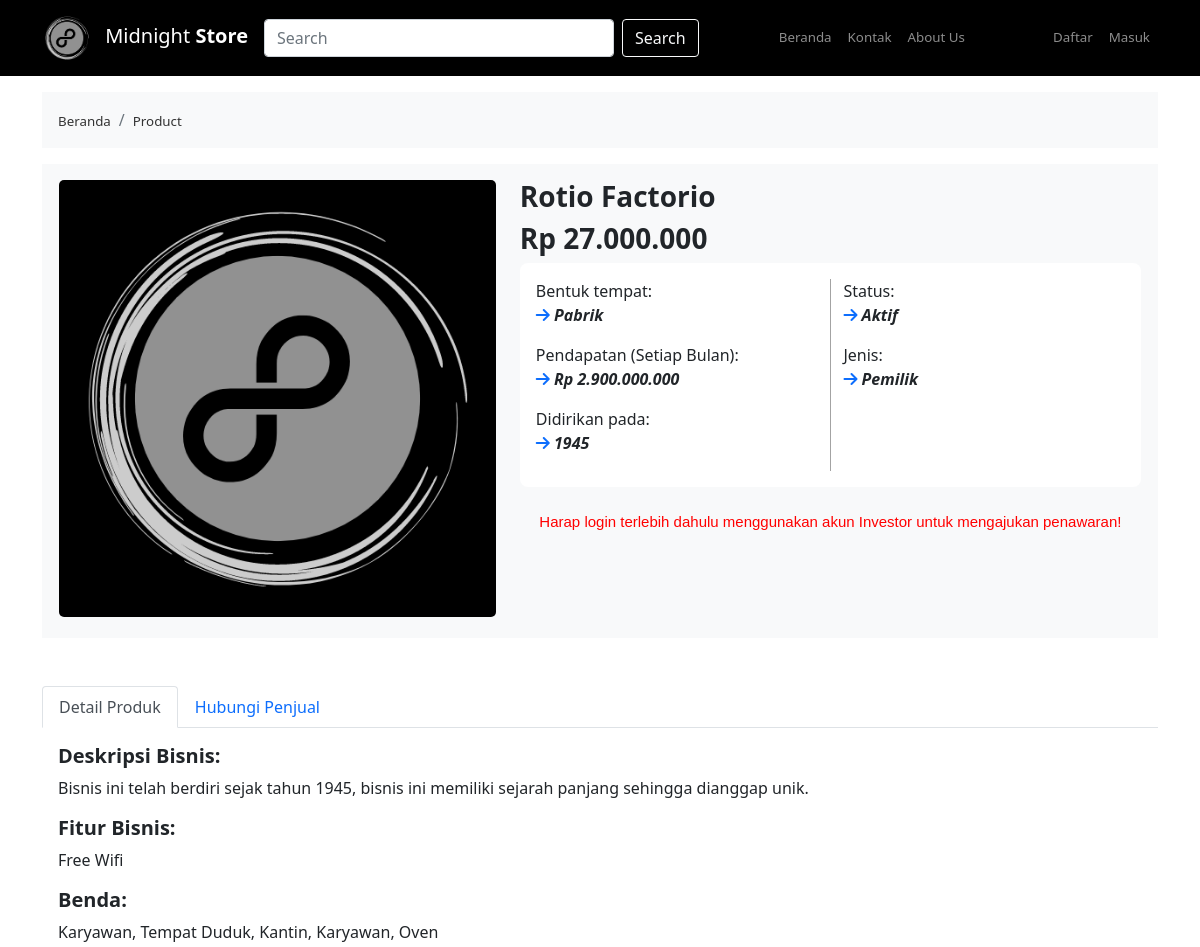
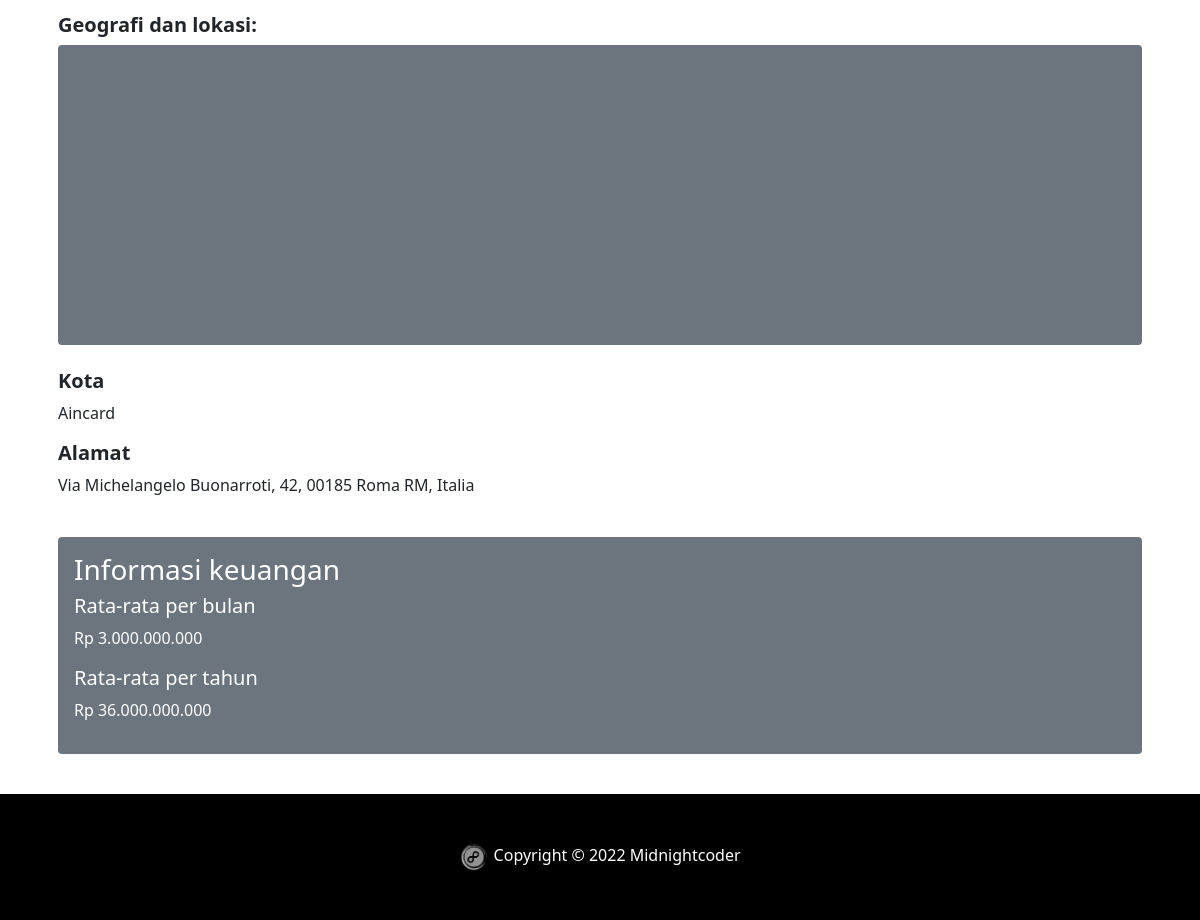
The page /product.php?id=4 on the database its author committed (2 pictures, top to bottom).
### tables this page shows
CREATE TABLE `bisnis` (
  `id` int(11) NOT NULL,
  `nama` varchar(60) NOT NULL,
  `deskripsi` text NOT NULL,
  `harga` int(11) NOT NULL,
  `bentuk` varchar(15) NOT NULL,
  `pendapatan` varchar(20) NOT NULL,
  `didirikan` year(4) NOT NULL,
  `status` varchar(10) NOT NULL,
  `jenis` varchar(15) NOT NULL,
  `fitur` text DEFAULT NULL,
  `benda` text DEFAULT NULL,
  `mapLat` float(10,6) DEFAULT NULL,
  `mapLng` float(10,6) DEFAULT NULL,
  `kota` varchar(15) NOT NULL,
  `alamat` text NOT NULL,
  `rataPerB` varchar(20) NOT NULL,
  `rataPerT` varchar(20) NOT NULL,
  `idPengusaha` int(255) NOT NULL
);

### product.php (the view, shortened to what this page needs)
<!doctype html>
<html lang="en">
<head>
  <link href="https://cdn.jsdelivr.net/npm/bootstrap@5.1.3/dist/css/bootstrap.min.css" rel="stylesheet"
>
  <link rel="stylesheet" type="text/css" href="product.css">
  <link rel="stylesheet" href="https://cdnjs.cloudflare.com/ajax/libs/font-awesome/6.2.1/css/all.min.css"
 />
</head>
<body>
  <?php
    include "connect.php";
  ?>
  <nav class="navbar navbar-expand-lg navbar-dark bg-black">
    <div class="container">
      <a class="navbar-brand" href="index.php">
        <img src="img/1.png" alt="" width="50" height="50" class="me-2">
        Midnight <strong>Store</strong>
      </a>
      <div class="collapse navbar-collapse" id="navbarNav">
        <form class="d-flex">
          <input class="form-control me-2" type="search" placeholder="Search" aria-label="Search">
          <button class="btn btn-outline-light" type="submit">Search</button>
        </form>
        <ul class="navbar-nav ms-auto">
          <li class="nav-item">
            <a class="nav-link" aria-current="page" href="index.php">Beranda</a>
          </li>
          <li class="nav-item">
            <a class="nav-link" href="https://wa.me/+628886964888">Kontak</a>
          </li>
          <li class="nav-item">
            <a class="nav-link" href="us.html">About Us</a>
          </li>
        </ul>
        <ul class="navbar-nav ms-auto">
        <?php
            if (isset($_SESSION['email']) && $_SESSION['email'] == TRUE) {
              $email = $_SESSION['email'];
              echo '
                      <li class="nav-item">
                        <img src="logined/userimg/user-' . $idPengguna . '.jpg" class="rounded-circle" onError="this.src = \'img/1.png\'" style="width:40px; height:40px">
                      </li>
                      <li class="nav-item">
                        <a href="logined/profile.php" class="nav-link">' . $email . '</a>
                      </li>
                      <li class="nav-item">
                        <a href="logout.php" class="nav-link" style="color: red;">Logout</a>
                      </li>
                      ';
            } else {
              echo "
                    <li class='nav-item'>
                      <a class='nav-link' href='register.php'> Daftar</a>
                    </li>
                    <li class='nav-item'>
                      <a class='nav-link' href='login.php'> Masuk</a>
                    </li>
                    ";
            }
        ?>
        </ul>
      </div>
    </div>
  </nav>
  <div class="container">
    <nav aria-label="breadcrumb" class="bg-light mt-3">
      <ol class="breadcrumb p-3">
        <li class="breadcrumb-item"><a href="index.php" class="text-decoration-none">Beranda</a></li>
        <li class="breadcrumb-item active"><a href="#" class="text-decoration-none">Product</a></li>
      </ol>
    </nav>
  </div>
  <?php
    $id = $_GET['id'];
    $sql = "SELECT * FROM bisnis WHERE id = $id";
    $hasil = mysqli_query($conn, $sql);
    $row = mysqli_fetch_assoc($hasil);
    $nama = $row['nama'];
    $deskripsi = $row['deskripsi'];
    $harga = $row['harga'];
    $bentuk = $row['bentuk'];
    $pendapatan = $row['pendapatan'];
    $didirikan = $row['didirikan'];
    $status = $row['status'];
    $jenisB = $row['jenis'];
    $fitur = $row['fitur'];
    $benda = $row['benda'];
    $mapLat = $row['mapLat'];
    $mapLng = $row['mapLng'];
    $kota = $row['kota'];
    $alamat = $row['alamat'];
    $rataPerB = $row['rataPerB'];
    $rataPerT = $row['rataPerT'];
  ?>
  <div class="container">
    <div class="row row-product bg-light">
      <div class="col-md-5 col-8">
        <figure class="figure">
          <div id="carouselExampleControls" class="carousel slide" data-bs-ride="carousel">
            <div class="carousel-inner">
              <div class="carousel-item active">
                <img src="img/1.png" class="w-100" style="border-radius: 5px; width: 450px;">
              </div>
            </div>
          </div>
        </figure>
      </div>
      <div class="col-md-7 col-12">
        <h3 class="h3-header"><?php echo $nama?></h3>
        <h3 class="h3-header">Rp <?php echo number_format($harga, 0, ',', '.');?></h3>
        <div class="bg-white p-3" style="border-radius: 8px;">
          <div class="row">
            <div class="col-6 ">
              <p>Bentuk tempat: <br> <span class="fw-bold fst-italic"><i
                    class="text-primary fa-solid fa-arrow-right"></i> <?php echo $bentuk?></span></p>
              <p>Pendapatan (Setiap Bulan): <br> <span class="fw-bold fst-italic"><i
                    class="text-primary fa-solid fa-arrow-right"></i> Rp <?php echo $pendapatan?></span>
              </p>
              <p>Didirikan pada: <br> <span class="fw-bold fst-italic"><i
                    class="text-primary fa-solid fa-arrow-right"></i> <?php echo $didirikan?></span></p>
            </div>
            <div class="col-6 " style="border-left: solid 1px rgb(163, 163, 163);">
              <p>Status: <br> <span class="fw-bold fst-italic"><i class="text-primary fa-solid fa-arrow-right"></i>
                  <?php echo $status?></span></p>
              <p>Jenis: <br> <span class="fw-bold fst-italic"><i class="text-primary fa-solid fa-arrow-right"></i>
                  <?php echo $jenisB?></span>
              </p>
            </div>
          </div>
        </div>
        <?php
        if (isset($_SESSION['email']) && $_SESSION['email'] == TRUE) {
          $jenis = $_SESSION['id_jenis'];
          if ($jenis == 2) {
        ?>
        <div class="mt-4">
          <button class="button" onclick="openPopup()"> Ajukan Penawaran!</button>
          <div class="container">
            <div class="popup-content" id="popup-content">
              <img src="img/1.png">
              <br>
              <br>
              <button class="bckBtn" onclick="closePopup()">
              </button>
              <h2>Tertarik dengan bisnis ini ?</h2>
              <p>Anda ingin mengajukan penawaran untuk bisnis ini ?</p>
              <h2>Harga Bisnis</h2>
              <h2>Rp <?php echo number_format($harga, 0, ',', '.')?></h2>
              <br>
              <br>
              <br>
              <form action="productFunction.php?id=<?php echo $id?>" method="POST">
                <div class="row">
                  <div class="col">
                    <h5>Harga Tawaran Anda</h5>
                    <div class="inputDiv">
                        <h5>Rp</h5>
                        <input required name="nominal" class="form-control ms-2 mb-4 w-100" type="text" placeholder="Nominal"
                       autocomplete="off">
                    </div>
                </div>
              </div>
              <hr>
                <div class="btnDiv">
                    <button type="submit" name="submit" id="submit" onclick="popupConf();" style="width: 100%;" class="buttonAjukan"> Ajukan</button>
                </div>
              </form>
              <script>
                function onlyNumberKey(evt) {
                  // Only ASCII character in that range allowed
                  var ASCIICode = (evt.which) ? evt.which : evt.keyCode
                  if (ASCIICode > 31 && (ASCIICode < 48 || ASCIICode > 57))
                    return false;
                  return true;
                }
                function popupConf() {
                  confirm("Anda yakin akan mengajukan penawaran ke bisnis ini?");
                }
              </script>
              <script>
                let popup = document.getElementById("popup-content");
                function openPopup() {
                  popup.classList.add("open-popup-content");
                }
                function closePopup() {
                  popup.classList.remove("open-popup-content");
                }
                var tanpa_rupiah = document.getElementById('tanpa-rupiah');
                  tanpa_rupiah.addEventListener('keyup', function(e)
                  {
                      tanpa_rupiah.value = formatRupiah(this.value);
                  });
                  function formatRupiah(angka, prefix)
                  {
                      var number_string = angka.replace(/[^,\d]/g, '').toString(),
                          split    = number_string.split(','),
                          sisa     = split[0].length % 3,
                          rupiah     = split[0].substr(0, sisa),
                          ribuan     = split[0].substr(sisa).match(/\d{3}/gi);
                      if (ribuan) {
                          separator = sisa ? '.' : '';
                          rupiah += separator + ribuan.join('.');
                      }
                      rupiah = split[1] != undefined ? rupiah + ',' + split[1] : rupiah;
                      return prefix == undefined ? rupiah : (rupiah ? 'Rp. ' + rupiah : '');
                  }
              </script>
            </div>
          </div>
        </div>
        <?php
          } else {
            echo "
            <div class='mt-4'>
              <p style='text-align: center; font-family: Arial; font-size: 15px; color: red;'>Harap login terlebih dahulu menggunakan akun Investor untuk mengajukan penawaran!</p>
            </div>
            ";
          }
        } else {
          echo "
          <div class='mt-4'>
            <p style='text-align: center; font-family: Arial; font-size: 15px; color: red;'>Harap login terlebih dahulu menggunakan akun Investor untuk mengajukan penawaran!</p>
          </div>
          ";
        }
        ?>
      </div>
    </div>
    <div class="row mt-5">
      <div class="col-12">
        <ul class="nav nav-tabs" id="myTab" role="tablist">
          <li class="nav-item" role="presentation">
            <button class="nav-link active" id="home-tab" data-bs-toggle="tab" data-bs-target="#home" type="button"
              role="tab" aria-controls="home" aria-selected="true">Detail Produk</button>
          </li>
          <li class="nav-item" role="presentation">
            <button class="nav-link" id="profile-tab" data-bs-toggle="tab" data-bs-target="#profile" type="button"
              role="tab" aria-controls="profile" aria-selected="false">Hubungi Penjual</button>
          </li>
        </ul>
        <div class="tab-content" id="myTabContent">
          <div class="tab-pane fade show active p-3" id="home" role="tabpanel" aria-labelledby="home-tab">
            <h5><strong>Deskripsi Bisnis:</strong></h5>
            <p><?php echo $deskripsi?></p>
            <h5> <strong> Fitur Bisnis:</strong></h5>
            <p> <?php echo $fitur?></p>
            <h5> <strong> Benda:</strong></h5>
            <p><?php echo $benda?></p>
            <?php
            if ($mapLat && $mapLng != NULL || $mapLat && $mapLng > 0) {
            ?>
            <h5> <strong> Geografi dan lokasi:</strong></h5>
            <div class="bg-secondary rounded">
              <div id="map"></div>
            </div>
            <br>
            <?php
            }
            ?>
            <h5><strong> Kota</strong></h5>
            <p> <?php echo $kota?> </p>
            <h5> <strong> Alamat</strong></h5>
            <p> <?php echo $alamat?> </p>
            <br>
            <div class="bg-secondary p-3 rounded" style="color: white;">
              <h3>Informasi keuangan</h3>
              <h5>Rata-rata per bulan</h5>
              <p> Rp <?php echo $rataPerB?></p>
              <h5>Rata-rata per tahun</h5>
              <p> Rp <?php echo $rataPerT?></p>
            </div>
            <br>
          </div>
        </div>
      </div>
    </div>
  </div>
  <footer class="bg-black p-5 position-sticky top-100">
    <div class="container">
      <div class="row">
        <div class="col" style="text-align: center;">
          <img src="img/1.png" style="width: 30px;">
          <span style="color: white;">Copyright &copy; 2022 Midnightcoder</span>
        </div>
      </div>
    </div>
  </footer>
</body>
</html>

### product.css (style rules this page uses)
.row-product { margin: 0; padding: 5px; padding-top: 16px; }
.h3-header { font-size: calc(20px+0.5vw); font-weight: bold; }
html, body { min-height: 100%; height: 100%; font-size: calc(10px + 0.5vw); }
.form-control { width: 350px; }
.container .card .face.face2 .content p, a { font-size: 10pt; margin: 0 ; padding: 0; color:#333; }
#map { height: 300px; width: 100%; }

### rows shown on the page
bisnis: nama "Rotio Factorio", harga "27.000.000", bentuk "Pabrik", pendapatan "2.900.000.000", didirikan "1945", status "Aktif", jenis "Pemilik", deskripsi "Bisnis ini telah berdiri sejak tahun 1945, bisnis ini memiliki sejarah panjang sehingga dianggap unik.", fitur "Free Wifi", benda "Karyawan, Tempat Duduk, Kantin, Karyawan, Oven", kota "Aincard", alamat "Via Michelangelo Buonarroti, 42, 00185 Roma RM, Italia", rataPerB "3.000.000.000", rataPerT "36.000.000.000"
